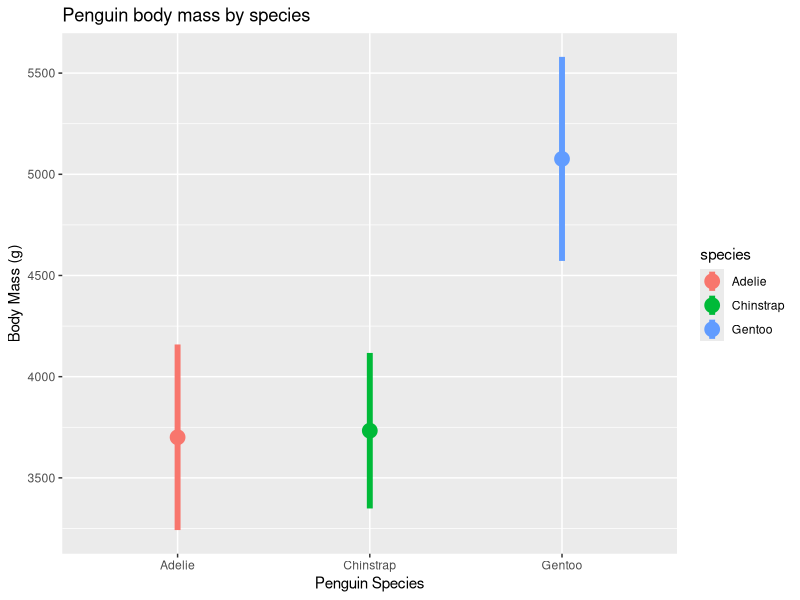
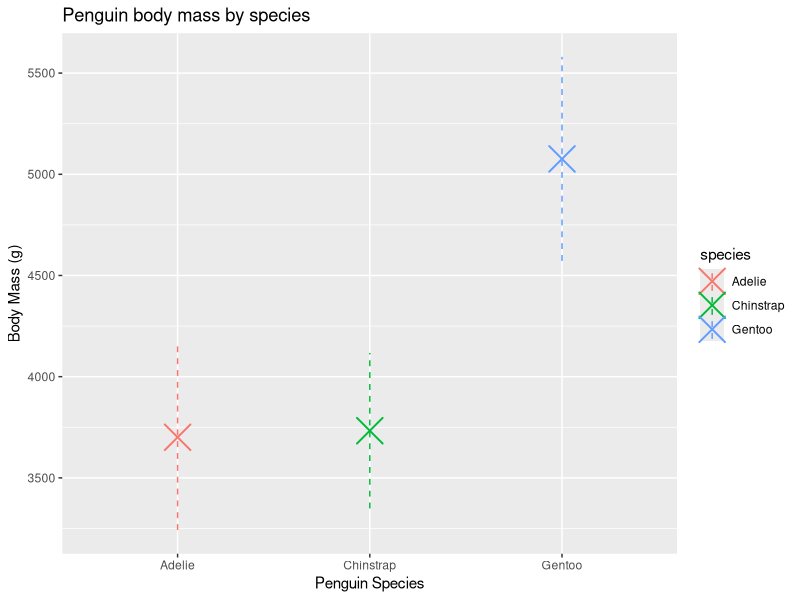
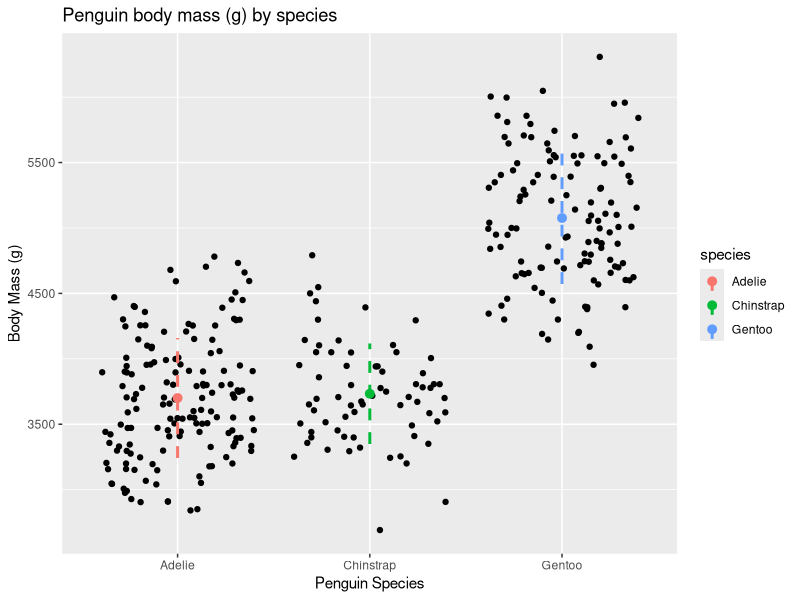
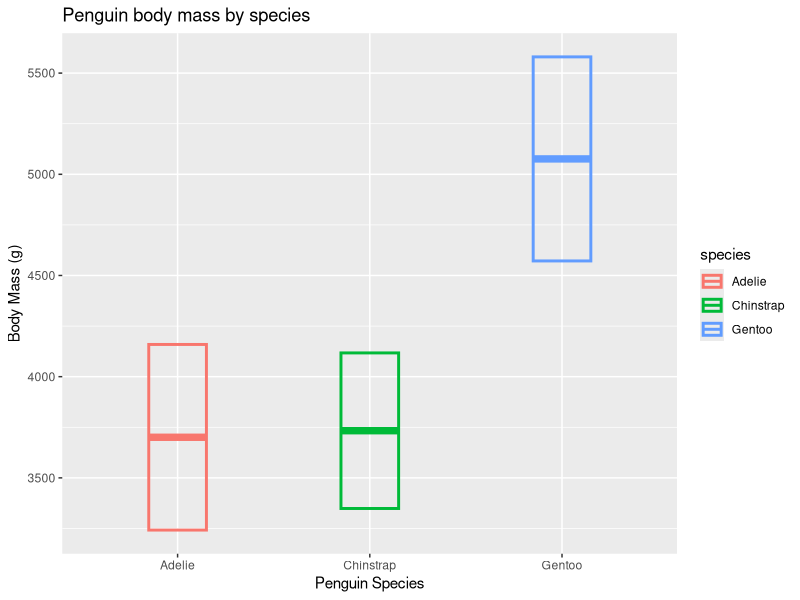
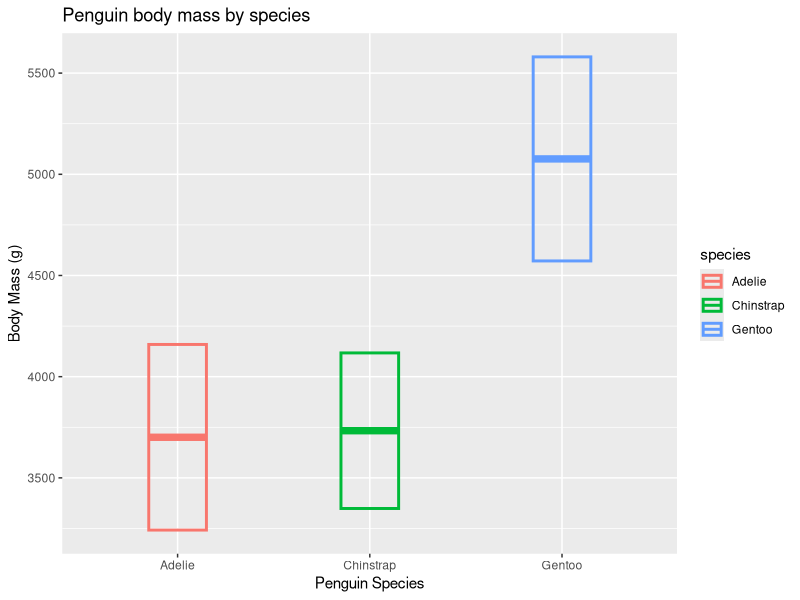
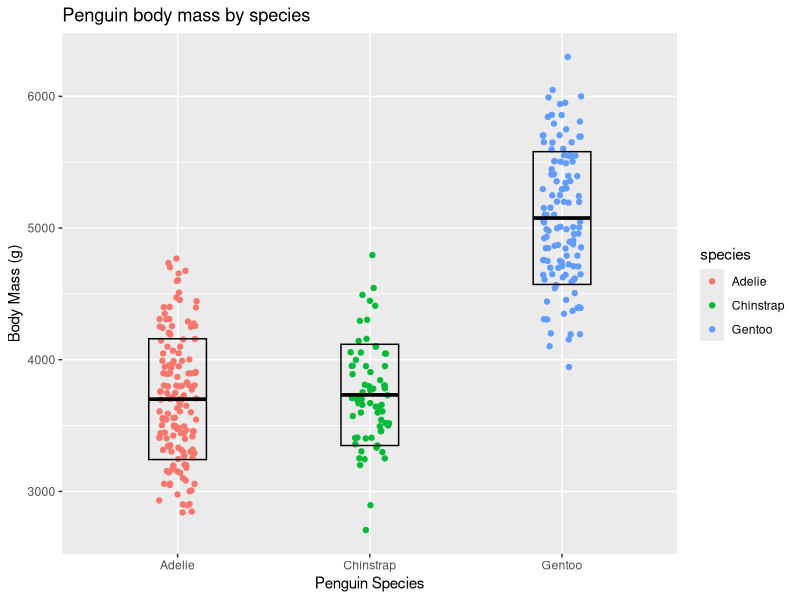

These charts were generated, in order, by the following R code:
## ---- chunk 1

#| label: setup
#| include: false

library(tidyverse)
library(palmerpenguins)
knitr::opts_chunk$set(echo = TRUE)
## ---- chunk 2
data("penguins")
## ---- chunk 3
penguin_group <- penguins %>% 
  group_by(species) %>% 
  summarize( #keeps just the information we're interested in (our intervals and mean) 
    mean = mean(body_mass_g, na.rm = TRUE),
    sd = sd(body_mass_g, na.rm = TRUE)
  ) %>% 
  mutate(
    lower = mean - sd, #creating upper and lower bounds for our confidence intervals
    upper = mean + sd
  )
## ---- chunk 4
penguin_group %>% 
  ggplot(aes(x = species,
             y = mean, #point value
             ymin = lower, #lower bound
             ymax = upper, #upper bound
             fill = species,
             color = species)) + #color based on species
  geom_pointrange(size = 1,#size of point
                  linewidth = 2) + #width of line 
  labs(x = "Penguin Species",
       y = "Body Mass (g)",
       title = "Penguin body mass by species")
## ---- chunk 5
penguin_group %>% 
  ggplot(aes(x = species,
             y = mean, #point value
             ymin = lower, #lower bound
             ymax = upper, #upper bound
             fill = species,
             color = species)) + #color based on species
  geom_pointrange(size = 2,#size of point
                  linewidth = 0.5, #width of line 
                  linetype = "dashed", #change linetype to dashed
                  shape = "cross") + #change central point to a cross
  labs(x = "Penguin Species",
       y = "Body Mass (g)",
       title = "Penguin body mass by species")
## ---- chunk 6
ggplot() +
  geom_jitter(data = penguins,
              aes(x = species,
                  y = body_mass_g)) + 
  geom_pointrange(data = penguin_group,
         aes(x = species,
             y = mean, #point value
             ymin = lower, #lower bound
             ymax = upper, #upper bound
             fill = species,
             color = species), 
         linetype = "dashed",#this creates dashed lines
         linewidth = 1) + #sets the width of lines
  labs(x = "Penguin Species",
       y = "Body Mass (g)",
       title = "Penguin body mass (g) by species")
## ---- chunk 7
penguin_group %>% 
  ggplot(aes(x = species,
             y = mean, #point value
             ymin = lower, #lower bound
             ymax = upper, #upper bound
             #fill = species,
             color = species)) + #color based on species
  geom_crossbar(size = 2,#size of point
                  linewidth = 1, #width of box border
                width = 0.3) + #controls width of the box
  labs(x = "Penguin Species",
       y = "Body Mass (g)",
       title = "Penguin body mass by species")
## ---- chunk 8
penguin_group %>% 
  ggplot(aes(x = species,
             y = mean, #point value
             ymin = lower, #lower bound
             ymax = upper, #upper bound
             color = species)) + #color based on species
  geom_crossbar(size = 2,#size of crossbar
                  linewidth = 1, #width of box border
                width = 0.3,#controls width of the box
                middle.linetype = "dashed", #changes middle line to dashed
                box.linetype = "dotted") + #changes outside of box to dashed
  labs(x = "Penguin Species",
       y = "Body Mass (g)",
       title = "Penguin body mass by species")
## ---- chunk 9
ggplot() +
  geom_jitter(data = penguins, 
              aes(x = species,
                  y = body_mass_g,
                  color = species
                  ), 
              width = 0.1) +
  geom_crossbar(data = penguin_group,
                aes(x = species,
                    y = mean,
                    ymin = lower,
                    ymax = upper
                    ),
                width = 0.3) +
  labs(x = "Penguin Species",
       y = "Body Mass (g)",
       title = "Penguin body mass by species")
